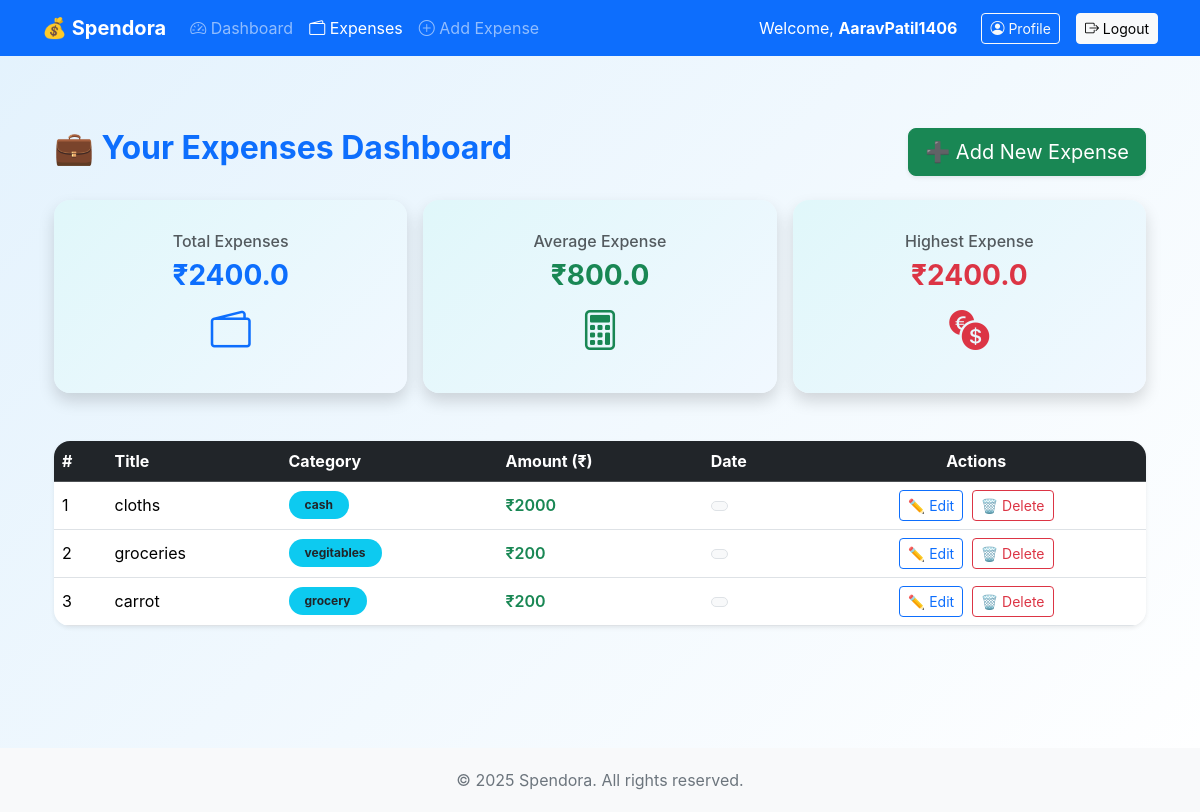
Screenshot of /view-expenses/ (signed in) with the database file from the repository.
### expenses/models.py (models this page shows, shortened)
class Expense(models.Model):
    user = models.ForeignKey(User, on_delete=models.CASCADE)
    title = models.CharField(max_length=255)
    amount = models.FloatField()
    category = models.CharField(max_length=50, default="Uncategorized")
    date_created = models.DateTimeField(default=timezone.now)

### expenses/views.py (the view)
# urls.py: path('view-expenses/', views.view_expenses, name='view_expenses'),
@login_required
def view_expenses(request):
    expenses = Expense.objects.filter(user=request.user).order_by('-date_created')
    total_expense = expenses.aggregate(total=Sum('amount'))['total'] or 0
    total_items = expenses.count()
    avg_expense = round(total_expense / total_items, 2) if total_items else 0
    max_expense = expenses.aggregate(max_amount=Sum('amount'))['max_amount'] or 0
    context = {
        'expenses': expenses,
        'total_expenses': total_expense,
        'total_items': total_items,
        'avg_expense': avg_expense,
        'max_expense': max_expense,
    }
    return render(request, 'expenses/view_expenses.html', context)

### expenses/templates/expenses/view_expenses.html (shortened to what this page needs)
{% extends 'base.html' %}
{% block content %}
<div class="container my-5">
    <div class="d-flex justify-content-between align-items-center mb-4">
        <h2 class="fw-bold text-primary">💼 Your Expenses Dashboard</h2>
        <a href="{% url 'add_expense' %}" class="btn btn-success btn-lg shadow-sm">
            ➕ Add New Expense
        </a>
    </div>
    <div class="row g-3 mb-5">
        <div class="col-md-4">
            <div class="card shadow border-0 rounded-4 p-3 bg-gradient-light">
                <div class="card-body text-center">
                    <h6 class="text-muted">Total Expenses</h6>
                    <h3 class="fw-bold text-primary">₹{{ total_expenses }}</h3>
                    <i class="bi bi-wallet2 fs-1 text-primary mt-2"></i>
                </div>
            </div>
        </div>
        <div class="col-md-4">
            <div class="card shadow border-0 rounded-4 p-3 bg-gradient-light">
                <div class="card-body text-center">
                    <h6 class="text-muted">Average Expense</h6>
                    <h3 class="fw-bold text-success">₹{{ avg_expense }}</h3>
                    <i class="bi bi-calculator fs-1 text-success mt-2"></i>
                </div>
            </div>
        </div>
        <div class="col-md-4">
            <div class="card shadow border-0 rounded-4 p-3 bg-gradient-light">
                <div class="card-body text-center">
                    <h6 class="text-muted">Highest Expense</h6>
                    <h3 class="fw-bold text-danger">₹{{ max_expense }}</h3>
                    <i class="bi bi-currency-exchange fs-1 text-danger mt-2"></i>
                </div>
            </div>
        </div>
    </div>
    {% if expenses %}
    <div class="table-responsive shadow-sm rounded-4 overflow-hidden">
        <table class="table table-hover align-middle mb-0">
            <thead class="table-dark">
                <tr>
                    <th>#</th>
                    <th>Title</th>
                    <th>Category</th>
                    <th>Amount (₹)</th>
                    <th>Date</th>
                    <th class="text-center">Actions</th>
                </tr>
            </thead>
            <tbody>
                {% for expense in expenses %}
                <tr id="expense-{{ expense.id }}">
                    <td>{{ forloop.counter }}</td>
                    <td>{{ expense.title }}</td>
                    <td>
                        <span class="badge rounded-pill bg-info text-dark px-3 py-2">
                            {{ expense.category }}
                        </span>
                    </td>
                    <td class="fw-semibold text-success">₹{{ expense.amount }}</td>
                    <td>
                        <span class="badge bg-light text-dark border">
                        </span>
                    </td>
                    <td class="text-center">
                        <a href="{% url 'edit_expense' expense.id %}" class="btn btn-outline-primary btn-sm me-1">
                            ✏️ Edit
                        </a>
                        <button class="btn btn-outline-danger btn-sm"
                                onclick="showDeleteModal({{ expense.id }}, '{{ expense.title }}')">
                            🗑️ Delete
                        </button>
                    </td>
                </tr>
                {% endfor %}
            </tbody>
        </table>
    </div>
    {% else %}
    <div class="alert alert-info text-center shadow-sm rounded-4 py-4 mt-4">
        No expenses added yet. <a href="{% url 'add_expense' %}" class="fw-bold text-decoration-none">Add your first expense!</a>
    </div>
    {% endif %}
</div>
{% endblock %}

### expenses/templates/base.html (shortened to what this page needs)
<!DOCTYPE html>
<html lang="en">
<head>
  <link href="https://cdn.jsdelivr.net/npm/bootstrap@5.3.3/dist/css/bootstrap.min.css" rel="stylesheet">
  <link href="https://cdn.jsdelivr.net/npm/bootstrap-icons@1.11.3/font/bootstrap-icons.css" rel="stylesheet">
</head>
<body>
<nav class="navbar navbar-expand-lg navbar-dark bg-primary sticky-top">
  <div class="container">
    <a class="navbar-brand fw-bold" href="{% url 'dashboard' %}">💰 Spendora</a>
    <div class="collapse navbar-collapse" id="navbarMenu">
      <ul class="navbar-nav me-auto mb-2 mb-lg-0">
        <li class="nav-item">
          <a class="nav-link {% if request.resolver_match.url_name == 'dashboard' %}active{% endif %}"
             href="{% url 'dashboard' %}">
            <i class="bi bi-speedometer2"></i> Dashboard
          </a>
        </li>
        <li class="nav-item">
          <a class="nav-link {% if request.resolver_match.url_name == 'view_expenses' %}active{% endif %}"
             href="{% url 'view_expenses' %}">
            <i class="bi bi-wallet2"></i> Expenses
          </a>
        </li>
        <li class="nav-item">
          <a class="nav-link {% if request.resolver_match.url_name == 'add_expense' %}active{% endif %}"
             href="{% url 'add_expense' %}">
            <i class="bi bi-plus-circle"></i> Add Expense
          </a>
        </li>
      </ul>
      <div class="d-flex align-items-center gap-3">
        {% if user.is_authenticated %}
            <span class="text-white me-2">Welcome, <strong>{{ user.username }}</strong></span>
            <a href="{% url 'profile' %}" class="btn btn-outline-light btn-sm">
              <i class="bi bi-person-circle"></i> Profile
            </a>
          <form action="{% url 'logout' %}" method="post" class="d-inline" id="logoutForm">
            <button type="button" class="btn btn-light btn-sm" onclick="confirmLogout()">
              <i class="bi bi-box-arrow-right"></i> Logout
            </button>
          </form>
        {% endif %}
      </div>
    </div>
  </div>
</nav>
<div class="container py-4">
  {% block content %}{% endblock %}
</div>
<footer>
  &copy; {{ year|default:"2025" }} Spendora. All rights reserved.
</footer>
</body>
</html>

### expenses/templates/base.html (style rules this page uses)
body { background: linear-gradient(135deg, #e3f2fd, #ffffff); min-height: 100vh; font-family: 'Inter', sans-serif; }
.navbar { transition: 0.3s ease-in-out; }
footer { margin-top: 50px; padding: 20px 0; background: #f8f9fa; text-align: center; color: #6c757d; }

### expenses/templates/expenses/view_expenses.html (style rules this page uses)
.bg-gradient-light { background: linear-gradient(135deg, #e0f7fa, #f1f8ff); }
.card i { display: block; }

### rows the page displays
Expense: title "cloths", category "cash", amount "2000"
Expense: title "groceries", category "vegitables", amount "200"
Expense: title "carrot", category "grocery", amount "200"

### other values shown
{{ user.username }} "AaravPatil1406"
{{ total_expenses }} "2400.0"
{{ avg_expense }} "800.0"
{{ max_expense }} "2400.0"
{{ year|default:"2025" }} "2025"
